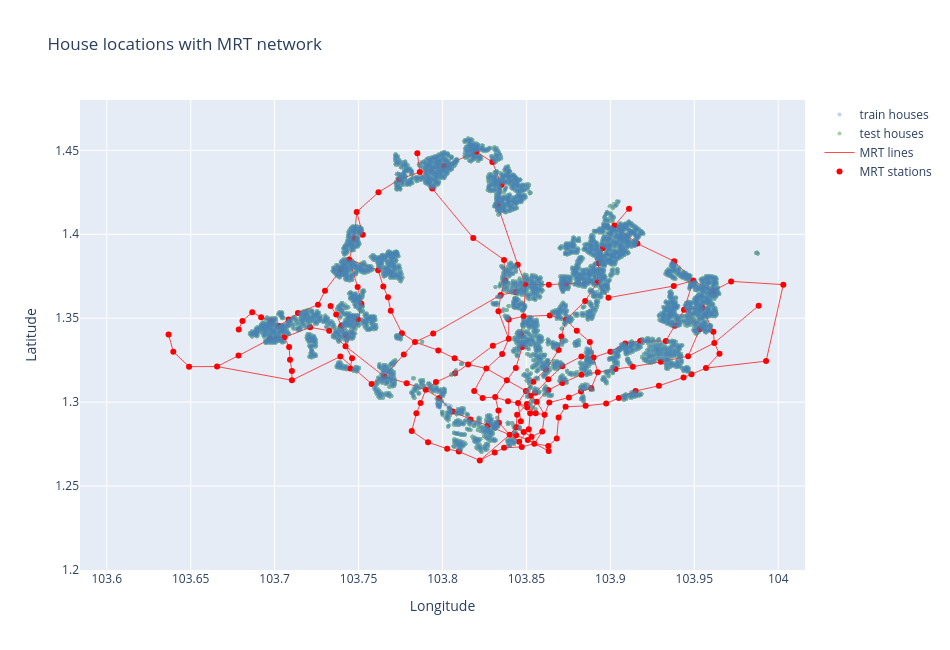

Write notebook code for a chart like this one.
### Markdown cell above
### 2b. Overlay the MRT network (stations + edges)

I had Claude overlay the location of MRT stations on top of the houses. The metro location and linkage data was already provided in the auxiliary dataset.

The houses are blue, the railway is red.

- Nodes: `data/features/raw/raw_graph_data/station-keys.csv` (`NAME`, `latitude`, `longitude`).
- Edges: `data/features/raw/raw_graph_data/sg-mrt-edges-weighted.csv` (`src_station`, `dst_station`,
  `distance_km`), where the station names reference `NAME`.

### Code cell
stations = pd.read_csv(STATION_KEYS_PATH)
mrt_edges = pd.read_csv(MRT_EDGES_PATH)
test_house = pd.read_csv(TEST_HOUSE_PATH)
print(f"Loaded {len(stations)} stations, {len(mrt_edges)} edges, {len(test_house):,} test houses")


def plot_houses_with_mrt(
    house_df,
    stations,
    mrt_edges,
    test_df=None,
    title="House locations with MRT network",
    lat_range=SG_LAT_RANGE,
    lon_range=SG_LON_RANGE,
):
    """Scatter of houses with the MRT stations (red markers) and edges (red lines) overlaid.

    house_df   : DataFrame with 'LATITUDE'/'LONGITUDE' columns (train houses, base layer).
    stations   : DataFrame with 'NAME', 'latitude', 'longitude' (station nodes).
    mrt_edges  : DataFrame with 'src_station'/'dst_station' referencing station NAME.
    test_df    : optional DataFrame with 'LATITUDE'/'LONGITUDE'; drawn in green.
    """
    # Base layer: train house points
    fig = px.scatter(
        house_df,
        x="LONGITUDE",
        y="LATITUDE",
        opacity=0.35,
        title=title,
        labels={"LONGITUDE": "Longitude", "LATITUDE": "Latitude"},
    )
    fig.update_traces(marker=dict(size=4, color="steelblue"), name="train houses", showlegend=True)

    # Test houses in green
    if test_df is not None:
        fig.add_scatter(
            x=test_df["LONGITUDE"],
            y=test_df["LATITUDE"],
            mode="markers",
            marker=dict(size=4, color="green"),
            opacity=0.35,
            name="test houses",
        )

    # Station coordinate lookup by name (station NAMEs are unique)
    coord = stations.set_index("NAME")[["latitude", "longitude"]]

    # Build all edges as ONE line trace: segments separated by None so plotly lifts the pen
    edge_lon, edge_lat = [], []
    missing = 0
    for src, dst in zip(mrt_edges["src_station"], mrt_edges["dst_station"]):
        if src in coord.index and dst in coord.index:
            edge_lon += [coord.at[src, "longitude"], coord.at[dst, "longitude"], None]
            edge_lat += [coord.at[src, "latitude"], coord.at[dst, "latitude"], None]
        else:
            missing += 1
    if missing:
        print(f"{missing} edge(s) skipped — station name not found in station-keys")

    # Edges under stations so the station markers sit on top of the lines
    fig.add_scatter(
        x=edge_lon,
        y=edge_lat,
        mode="lines",
        line=dict(color="red", width=1),
        opacity=0.7,
        name="MRT lines",
    )
    fig.add_scatter(
        x=stations["longitude"],
        y=stations["latitude"],
        mode="markers",
        marker=dict(color="red", size=6),
        name="MRT stations",
        text=stations["NAME"],
        hoverinfo="text",
    )

    fig.update_xaxes(range=list(lon_range))
    fig.update_yaxes(range=list(lat_range))
    fig.update_yaxes(scaleanchor="x", scaleratio=1)
    fig.update_layout(width=950, height=650, legend_title_text="")
    return fig


fig = plot_houses_with_mrt(train_house, stations, mrt_edges, test_df=test_house)
fig.show()

### Figure 1 — Plotly figure (JSON) as saved in the notebook; plotly's stock layout.template omitted (floating-point values rounded to 4 significant figures; data arrays with more than 128 entries replaced by an {"elided": "..."} marker saying what was removed)
{"data": [{"hovertemplate": "Longitude=%{x}<br>Latitude=%{y}<extra></extra>", "legendgroup": "", "marker": {"color": "steelblue", "opacity": 0.35, "size": 4, "symbol": "circle"}, "mode": "markers", "name": "train houses", "showlegend": true, "type": "scattergl", "x": {"elided": "9406 float values"}, "xaxis": "x", "y": {"elided": "9406 float values"}, "yaxis": "y"}, {"marker": {"color": "green", "size": 4}, "mode": "markers", "name": "test houses", "opacity": 0.35, "type": "scatter", "x": {"elided": "50000 float values"}, "y": {"elided": "50000 float values"}}, {"line": {"color": "red", "width": 1}, "mode": "lines", "name": "MRT lines", "opacity": 0.7, "type": "scatter", "x": {"elided": "672 float values"}, "y": {"elided": "672 float values"}}, {"hoverinfo": "text", "marker": {"color": "red", "size": 6}, "mode": "markers", "name": "MRT stations", "text": {"elided": "192 str values"}, "type": "scatter", "x": {"elided": "192 float values"}, "y": {"elided": "192 float values"}}], "layout": {"height": 650, "legend": {"title": {"text": ""}, "tracegroupgap": 0}, "title": {"text": "House locations with MRT network"}, "width": 950, "xaxis": {"anchor": "y", "domain": [0, 1], "range": [103.6, 104], "title": {"text": "Longitude"}}, "yaxis": {"anchor": "x", "domain": [0, 1], "range": [1.2, 1.48], "scaleanchor": "x", "scaleratio": 1, "title": {"text": "Latitude"}}}}
